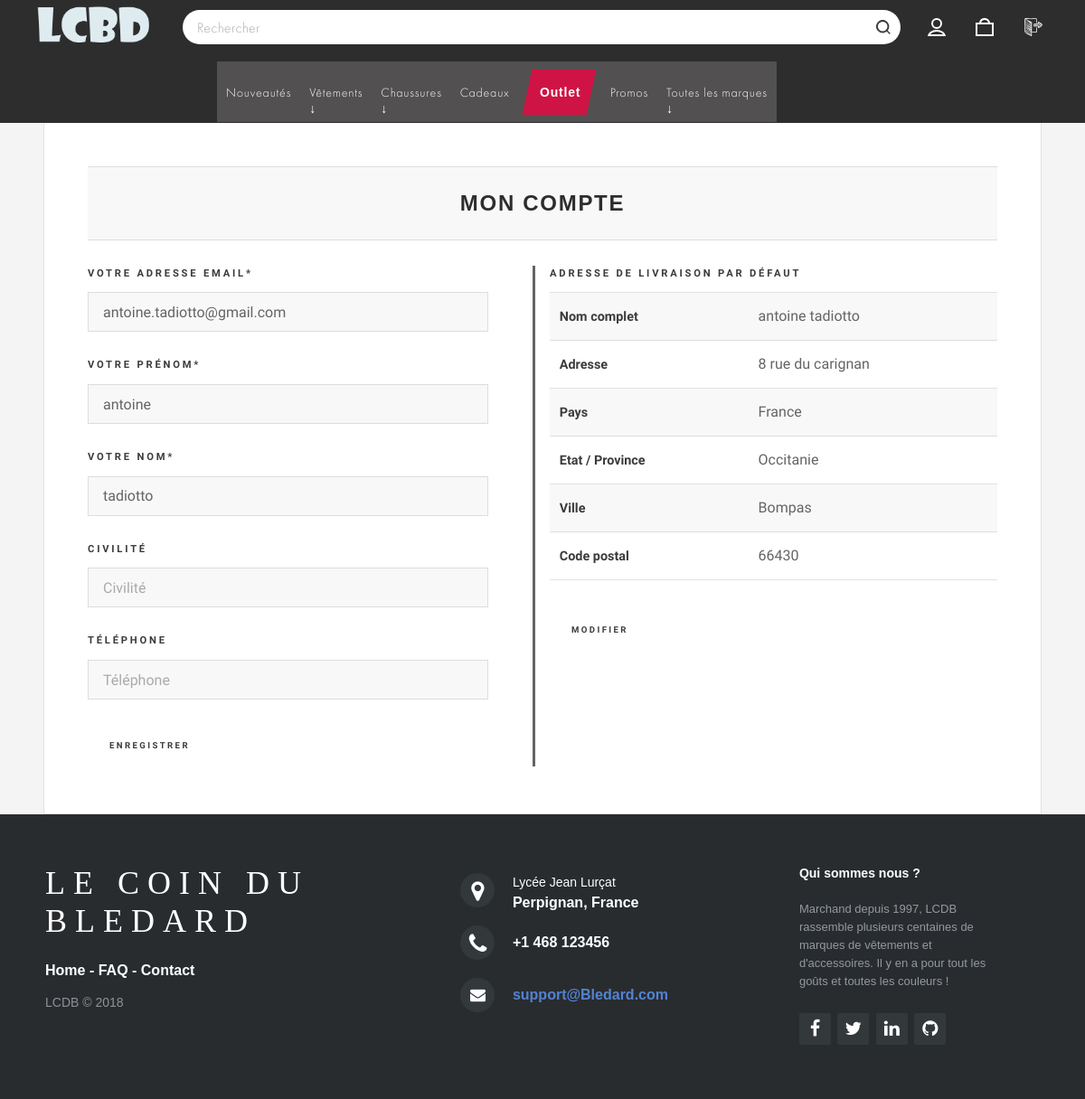
Screenshot of /profil.php (signed in) with the database file from the repository.
### tables this page shows
CREATE TABLE `client` (
  `id_client` int(11) NOT NULL,
  `email_client` varchar(255) NOT NULL,
  `nom_affichage` varchar(255) NOT NULL,
  `mot_de_passe` varchar(255) NOT NULL,
  `civilite` int(11) DEFAULT NULL,
  `nom_client` varchar(255) NOT NULL,
  `prenom_client` varchar(255) NOT NULL,
  `telephone_client` varchar(255) DEFAULT NULL,
  `id_question` int(11) DEFAULT NULL,
  `reponse` varchar(255) DEFAULT NULL,
  `datecreation_client` date NOT NULL,
  `anonyme` int(11) NOT NULL DEFAULT '0',
  `administrateur` int(1) NOT NULL DEFAULT '0'
);

CREATE TABLE `adresseclient` (
  `id_adresseclient` int(11) NOT NULL,
  `id_client` int(11) NOT NULL,
  `libelle_adresseclient` varchar(255) NOT NULL,
  `nomcomplet_adresseclient` varchar(255) NOT NULL,
  `societe_adresseclient` varchar(255) DEFAULT NULL,
  `voie_adresseclient` varchar(255) DEFAULT NULL,
  `complement_adresseclient` varchar(255) DEFAULT NULL,
  `lieuditbp_adresseclient` varchar(255) DEFAULT NULL,
  `codepostal_adresseclient` varchar(255) NOT NULL,
  `etatprovince_adresseclient` varchar(255) NOT NULL,
  `ville_adresseclient` varchar(255) NOT NULL,
  `pays_adresseclient` varchar(255) NOT NULL,
  `typeadresse_adresseclient` int(11) DEFAULT NULL,
  `idclient_type_adresseclient` int(11) DEFAULT NULL,
  `adressedefaut_adresseclient` int(11) NOT NULL,
  `idclient_adressedefaut_adresseclient` int(11) DEFAULT NULL
);

### profil.php (the view, shortened to what this page needs)
<?php include ('inc/bdd.php'); ?>
<?php
$id_client = $_SESSION['id_client'];
$req_client = $bdd->prepare('SELECT * FROM client WHERE id_client = ? LIMIT 1');
$req_client->execute(array($id_client));
$result_client = $req_client->fetch();
$adrpardef = $bdd->prepare("SELECT * FROM adresseclient WHERE id_client = ? AND adressedefaut_adresseclient = 1 LIMIT 1");
$adrpardef->execute(array($id_client));
$adrexist = $adrpardef->rowCount();
?>
        <?php include ('inc/header.php') ?>
        <link rel="stylesheet" href="assets/css/index.css" />
        <div id="wrapper">
        <div id="main">
          <article class="post">
            <section id="category-banner-wrapper" class="sect_titre">
              <h1 class="style_titre">Mon compte</h1>
            </section>
            <div class="primary">
              <br>
              <?php if(empty($_GET['adrlivr'])){ ?>
                <div class="row">
                  <div class="col-md-6 col-sm-6" style="border-right: solid;">
                    <h4>Votre adresse email*</h4>
                    <input type="text" placeholder="Adresse email" value="<?php echo $result_client['email_client'] ?>" name="" style="width:90%;">
                    <br>
                    <h4>Votre prénom*</h4>
                    <input type="text" placeholder="Prénom" value="<?php echo $result_client['prenom_client'] ?>" name="" style="width:90%;">
                    <br>
                    <h4>Votre nom*</h4>
                    <input type="text" placeholder="Nom" value="<?php echo $result_client['nom_client'] ?>" name="" style="width:90%;">
                    <br>
                    <h4>Civilité</h4>
                    <input type="text" placeholder="Civilité" value="<?php echo $result_client['civilite'] ?>" name="" style="width:90%;">
                    <br>
                    <h4>Téléphone</h4>
                    <input type="text" placeholder="Téléphone" value="<?php echo $result_client['telephone_client'] ?>" name="" style="width:90%;">
                    <br>
                    <button type="submit" name="">Enregistrer</button>
                  </div>
                  <div class="col-md-6 col-sm-6">
                    <?php if($adrexist != 0){
                      $result_adr = $adrpardef->fetch();?>
                      <h4>Adresse de livraison par défaut</h4>
                      <table>
                         <tr>
                             <th>Nom complet</th>
                             <td><?php echo $result_adr['nomcomplet_adresseclient'] ?></td>
                         </tr>
                         <tr>
                             <th>Adresse</th>
                             <td><?php echo $result_adr['libelle_adresseclient'] ?></td>
                         </tr>
                         <tr>
                             <th>Pays</th>
                             <td><?php echo $result_adr['pays_adresseclient'] ?></td>
                         </tr>
                         <tr>
                             <th>Etat / Province</th>
                             <td><?php echo $result_adr['etatprovince_adresseclient'] ?></td>
                         </tr>
                         <tr>
                             <th>Ville</th>
                             <td><?php echo $result_adr['ville_adresseclient'] ?></td>
                         </tr>
                         <tr>
                             <th>Code postal</th>
                             <td><?php echo $result_adr['codepostal_adresseclient'] ?></td>
                         </tr>
                      </table>
                      <a href="profil.php?adrlivr=1"><button type="submit">Modifier</button></a>
                    <?php } else { ?>
                      <h4>Vous ne possedez aucune adresse de livraison</h4>
                      <a href="profil.php?adrlivr=1"><button type="submit">En ajouter une</button></a>
                    <?php } ?>
                  </div>
                </div>
              <?php } else {
                if($_GET['adrlivr']==1){
                  if($adrexist != 0){
                    $result_adr = $adrpardef->fetch();?>
                  <h4>Modifier votre adresse de livraison</h4>
                  <form id="form" method="POST" action="#">
                  <label>Nom complet*</label>
                  <input type="text" name="nomcomplet_livr" placeholder="Prenom + Nom" value="<?php echo $result_adr['nomcomplet_adresseclient'] ?>"/>
                  <br>
                  <label>Societe(optionel)</label>
                  <input type="text" name="Societe" placeholder="Société" value="<?php echo $result_adr['societe_adresseclient'] ?>"/>
                  <br>
                  <label>Adresse*</label>
                  <input type="text" name="Adresse" placeholder="Adresse" value="<?php echo $result_adr['libelle_adresseclient'] ?>"/>
                  <br>
                  <label>Pays*</label>
                  <select name="Pays">
                  <option value ="<?php echo $result_adr['pays_adresseclient'] ?>"><?php echo $result_adr['pays_adresseclient'] ?></option>
                  </select>
                  <br>
                  <label>Etat / Province*</label>
                  <select name="etat_province">
                  <option value ="<?php echo $result_adr['etatprovince_adresseclient'] ?>"><?php echo $result_adr['etatprovince_adresseclient'] ?></option>
                  </select>
                  <br>
                  <label>Ville*</label>
                  <input type="text" name="Ville" placeholder="Ville" value="<?php echo $result_adr['ville_adresseclient'] ?>"/>
                  <br>
                  <label>Code Postal*</label>
                  <input type="text" name="Cp" placeholder="Code Postal" value="<?php echo $result_adr['codepostal_adresseclient'] ?>"/>
                  </br>
                  <input style="font-size: 22px;" type="submit" name="modif_livr"/>
                </form>
              <?php } else {?>
                <h4>Ajoutez une adresse de livraison</h4>
                <form id="form" method="POST" action="#">
                <label>Prénom*</label>
                <input type="text" name="Prenom_livr" placeholder="Prenom"/>
                <br>
                <label>Nom*</label>
                <input type="text" name="Nom_livr" placeholder="Nom"/>
                <br>
                <label>Societe(optionel)</label>
                <input type="text" name="Societe" placeholder="Société"/>
                <br>
                <label>Adresse*</label>
                <input type="text" name="Adresse" placeholder="Adresse"/>
                <br>
                <label>Pays*</label>
                <select name="Pays">
                <option value ="France">France</option>
                </select>
                <br>
                <label>Etat / Province*</label>
                <select name="etat_province">
                <option value ="Occitanie">Occitanie</option>
                </select>
                <br>
                <label>Ville*</label>
                <input type="text" name="Ville" placeholder="Ville"/>
                <br>
                <label>Code Postal*</label>
                <input type="text" name="Cp" placeholder="Code Postal"/>
                </br>
                <input style="font-size: 22px;" type="submit" name="ajout_livr"/>
              </form>
              <?php } } else { ?>
                <h4>Une erreur est survenue !</h4>
              <?php } } ?>
            </div>
          </article>
          <?php include ('inc/footer.php') ?>

### assets/css/header.css (style rules this page uses)
a { color: none!important; text-decoration: none!important; }
body, html { height: 100% }
body { margin: 0; padding: 0; position: relative }

### assets/css/index.css (style rules this page uses)
a { border-bottom: none; }
.primary { box-sizing: border-box; width: 100%; padding: 0 12px 36px; }
.sect_titre { padding: 0; margin: 0 auto; position: relative; border-top: 1px solid #ddd; border-bottom: 1px solid #ddd; }
.style_titre { color: #2d2d2d; font-family: futura-pt,sans-serif; font-size: 24px; letter-spacing: 1.7px; font-weight: 700; box-sizing: border-box; background-color: #f8f8f8; height: 80px; margin: 0; display: -webkit-box; display: -webkit-flex; display: -ms-flexbox; display: flex; -webkit-box-align: center; -webkit-align-items: center; -ms-flex-align: center; align-items: center; -webkit-box-pack: center; -webkit-justify-content: center; -ms-flex-pack: center; justify-content: center; padding: 12px; }
.style_titre, .sect_titre { text-align: center; width: 100%; }
@media (min-width: 768px) { .primary { padding: 0 0 36px; } }

### rows the page displays
client: email_client "antoine.tadiotto@gmail.com", prenom_client "antoine", nom_client "tadiotto"
adresseclient: nomcomplet_adresseclient "antoine tadiotto", libelle_adresseclient "8 rue du carignan", pays_adresseclient "France", etatprovince_adresseclient "Occitanie", ville_adresseclient "Bompas", codepostal_adresseclient "66430"
